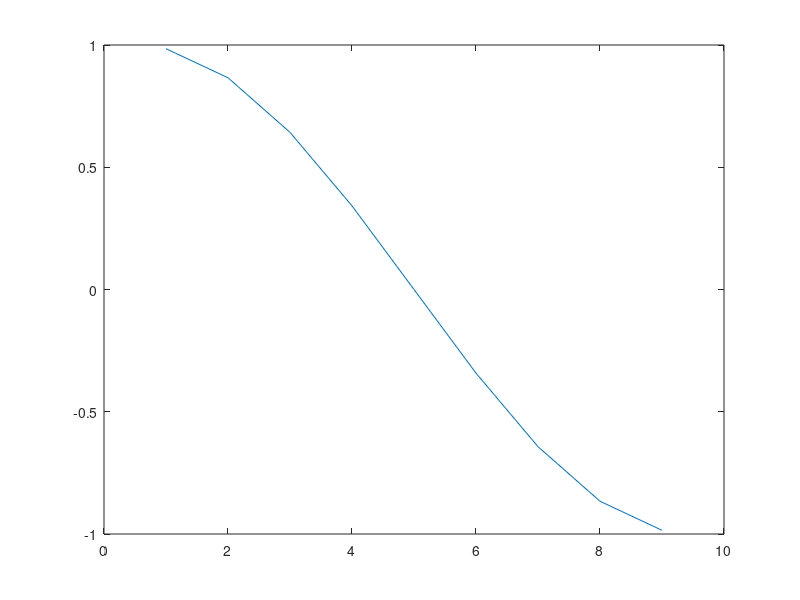

MATLAB code for this plot:
clc;
clear;

n= 10;
X = 0;
for k=1:1:n-1
   X(k) = (2*k-1) /(2*(n-1));
end
Y = 0;
for k=1:1:n+1
   Y(k) = (2*k-1) /(2*(n+1));
end

xcos = cos(pi.*X);
ycos = cos(pi.*Y);

plot(xcos)

res =1.0;
n= 50;
K=0;
for J=1:n
    res = res*(sin((pi*J)/(2*n)))^2;
end 

res = 1/res;

for J=0:n-1
    if J~=K
        res = res*sin(pi*(K-J)/(2*n))*sin(pi*(K+J)/(2*n));
    end
end 
res = 1/res;